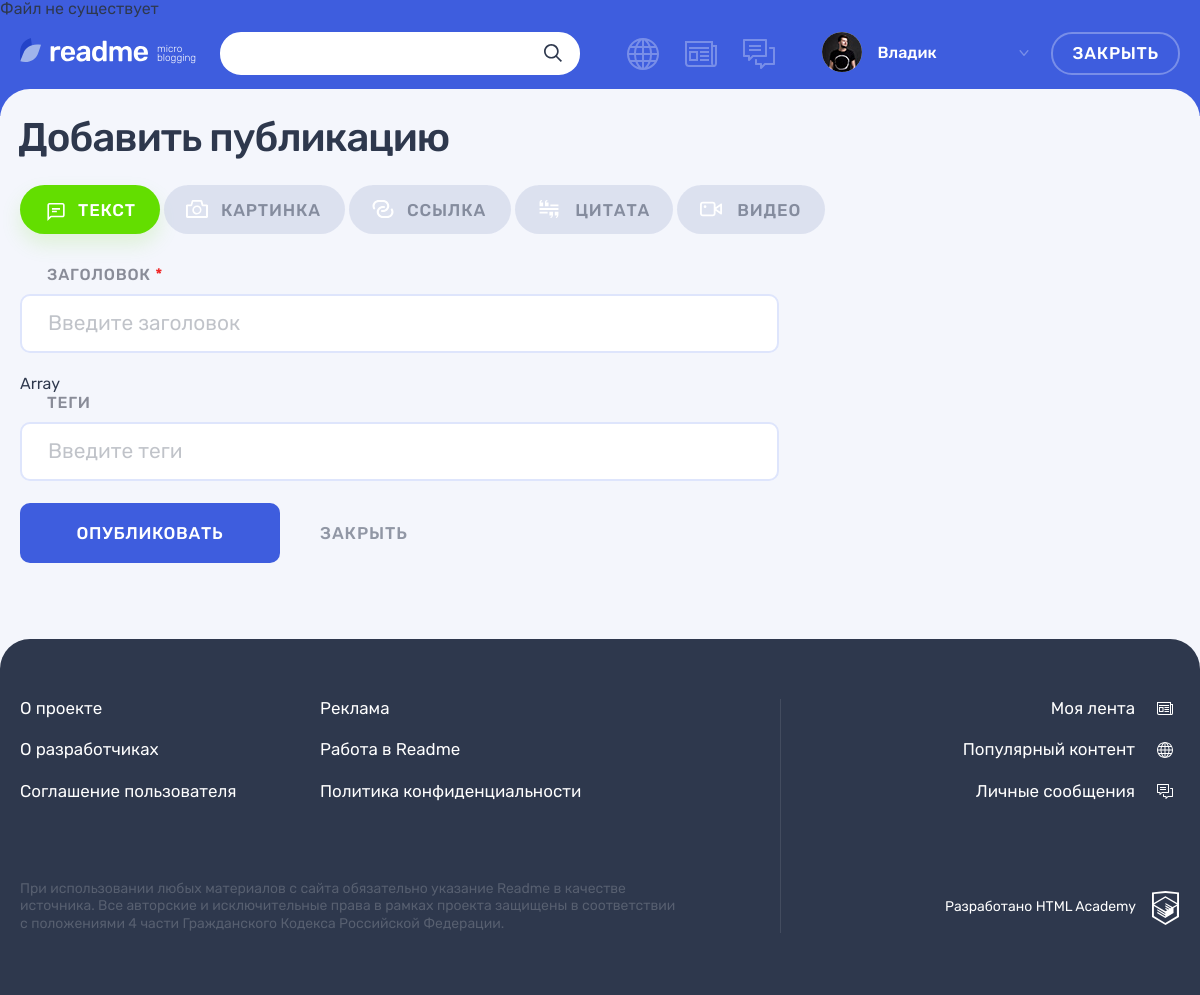
The page /add.php (signed in) on the database its author committed.
### tables this page shows
CREATE TABLE types (
    id INT AUTO_INCREMENT PRIMARY KEY,
    type_name VARCHAR(128) NOT NULL UNIQUE,
    icon_class VARCHAR(128) NOT NULL UNIQUE
);

### helpers.php (called while the page is built, shortened)
<?php
function include_template($name, array $data = [])
{
    $name = 'templates/' . $name;
    extract($data);
    require $name;
    $result = ob_get_clean();
    return $result;
}
function make_select_query($db_link, $sql, $one = false)
{
    $result = mysqli_query($db_link, $sql);
    if ($result) {
        return mysqli_fetch_all($result, MYSQLI_ASSOC);
    }
}
function getPostVal($name)
{
    return filter_input(INPUT_POST, $name);
}

### templates/adding-post.php (the view, shortened to what this page needs)
<main class="page__main page__main--adding-post">
    <div class="page__main-section">
        <div class="container">
            <h1 class="page__title page__title--adding-post">Добавить публикацию</h1>
        </div>
        <div class="adding-post container">
            <div class="adding-post__tabs-wrapper tabs">
                <div class="adding-post__tabs filters">
                <ul class="adding-post__tabs-list filters__list tabs__list">
                    <?php foreach ($post_types as $type): ?>
                    <li class="adding-post__tabs-item filters__item">
                    <a class="adding-post__tabs-link filters__button filters__button--<?=$type['icon_class']; ?>
                    <?php if ($type['id'] === $id): ?> filters__button--active <?php endif; ?> tabs__item tabs__itm_active button" href="/add.php?<?=http_build_query([ 'id' => $type['id'] ]); ?>">
                        <svg class="filters__icon" width="22" height="18">
                        <use xlink:href="#icon-filter-<?=$type['icon_class']; ?>"></use>
                        </svg>
                        <span><?=$type['type_name']; ?></span>
                    </a>
                    </li>
                    <?php endforeach; ?>
                </ul>
                </div>
                <div class="adding-post__tab-content">
                <section class="adding-post__<?=$post_types[$id - 1]['icon_class']; ?> tabs__content tabs__content--active">
                    <form class="adding-post__form form" action="/add.php?<?=http_build_query([ 'id' => $id ]); ?>" method="post" enctype="multipart/form-data">
                    <div class="form__text-inputs-wrapper">
                        <div class="form__text-inputs">
                        <div class="adding-post__input-wrapper form__input-wrapper <?php if (array_key_exists("title", $errors)): ?> form__input-section--error <?php endif; ?>">
                            <label class="adding-post__label form__label" for="heading">Заголовок <span class="form__input-required">*</span></label>
                            <div class="form__input-section">
                            <input class="adding-post__input form__input" id="heading" type="text" name="title" value="<?=getPostVal('title'); ?>" placeholder="Введите заголовок">
                            </div>
                        </div>
                        <?=$content; ?>
                        <div class="adding-post__input-wrapper form__input-wrapper <?php if (array_key_exists("tags", $errors)): ?> form__input-section--error <?php endif; ?>">
                            <label class="adding-post__label form__label" for="tags">Теги</label>
                            <div class="form__input-section">
                            <input class="adding-post__input form__input" id="tags" type="text" name="tags" value="<?=getPostVal('tags'); ?>" placeholder="Введите теги">
                            </div>
                        </div>
                        </div>
                    </div>
                    <div class="adding-post__buttons">
                        <button class="adding-post__submit button button--main" type="submit">Опубликовать</button>
                        <a class="adding-post__close" href="/index.php">Закрыть</a>
                    </div>
                    </form>
                </section>
                </div>
            </div>
        </div>
    </div>
</main>

### rows shown on the page
types: type_name "ТЕКСТ"
types: type_name "КАРТИНКА"
types: type_name "ССЫЛКА"
types: type_name "ЦИТАТА"
types: type_name "ВИДЕО"

### other values the page prints
$user['name'] "Владик"
$content "Array"
